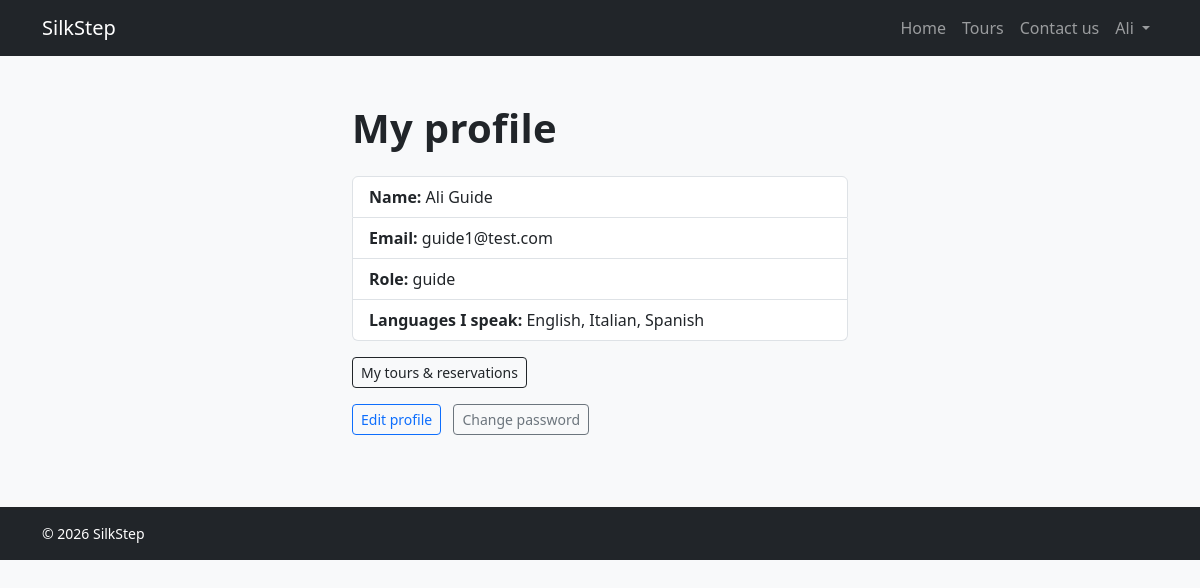
Screenshot of /profile (signed in) with the database file from the repository.
### tables this page shows
CREATE TABLE users (
    id INTEGER PRIMARY KEY AUTOINCREMENT,
    name TEXT NOT NULL,
    surname TEXT NOT NULL,
    email TEXT NOT NULL UNIQUE,
    password TEXT NOT NULL,
    role TEXT NOT NULL CHECK(role IN ('guide', 'participant', 'admin'))
);

### app.py (the view)
@app.route("/profile")
def profile():
    if not current_user.is_authenticated:
        return redirect(url_for("login"))
    languages = users_dao.get_user_languages(current_user.id) if current_user.role == "guide" else []
    return render_template("profile.html", user=current_user, languages=languages)

### app.py (called while the page is built)
@login_manager.user_loader
def load_user(user_id):
    row = users_dao.get_user_by_id(int(user_id))
    return User(row) if row else None

### users_dao.py (called while the page is built)
def get_user_by_id(user_id):
    conn = sqlite3.connect("silkstep.db")
    conn.row_factory = sqlite3.Row
    row = conn.execute("SELECT * FROM users WHERE id = ?", (user_id,)).fetchone()
    conn.close()
    return row

def get_user_languages(user_id):
    conn = sqlite3.connect("silkstep.db")
    rows = conn.execute(
        "SELECT language FROM user_languages WHERE user_id = ? ORDER BY language",
        (user_id,),
    ).fetchall()
    conn.close()
    return [row[0] for row in rows]

### templates/profile.html (shortened to what this page needs)
{% extends "base.html" %}
{% block content %}
<section class="container py-5 mw-520">
  <h1 class="mb-4">My profile</h1>
  <ul class="list-group">
    <li class="list-group-item"><strong>Name:</strong> {{ user.name }} {{ user.surname }}</li>
    <li class="list-group-item"><strong>Email:</strong> {{ user.email }}</li>
    <li class="list-group-item"><strong>Role:</strong> {{ user.role }}</li>
    {% if user.role == 'guide' %}
      <li class="list-group-item">
        <strong>Languages I speak:</strong>
        {{ languages | join(", ") if languages else "none set" }}
      </li>
    {% endif %}
  </ul>
  {% if user.role == 'guide' %}
    <div class="mt-3">
      <a href="{{ url_for('guide_bookings') }}" class="btn btn-outline-dark btn-sm">My tours &amp; reservations</a>
    </div>
  {% endif %}
  <div class="mt-3">
    <a href="{{ url_for('edit_profile') }}" class="btn btn-outline-primary btn-sm me-2">Edit profile</a>
    <a href="{{ url_for('change_password') }}" class="btn btn-outline-secondary btn-sm">Change password</a>
  </div>
</section>
{% endblock %}

### templates/base.html (shortened to what this page needs)
<!DOCTYPE html>
<html lang="en">
<head>
  <link href="https://cdn.jsdelivr.net/npm/bootstrap@5.3.0/dist/css/bootstrap.min.css" rel="stylesheet">
  <link rel="stylesheet" href="{{ url_for('static', filename='css/style.css') }}">
</head>
<body>
  <nav class="navbar navbar-expand-lg navbar-dark bg-dark">
    <div class="container">
      <a class="navbar-brand" href="{{ url_for('home') }}">SilkStep</a>
      <div class="collapse navbar-collapse" id="mainNav">
        <ul class="navbar-nav ms-auto align-items-lg-center">
          <li class="nav-item">
            <a class="nav-link" href="{{ url_for('home') }}">Home</a>
          </li>
          <li class="nav-item">
            <a class="nav-link" href="{{ url_for('tours') }}">Tours</a>
          </li>
          <li class="nav-item">
            <a class="nav-link" href="{{ url_for('contact') }}">Contact us</a>
          </li>
          {% if current_user.is_authenticated %}
          <li class="nav-item dropdown">
            <a class="nav-link dropdown-toggle" href="#" role="button"
               data-bs-toggle="dropdown" aria-expanded="false">
              {{ current_user.name }}
            </a>
          </li>
          {% else %}
          <li class="nav-item">
            <a class="nav-link" href="{{ url_for('login') }}">Login</a>
          </li>
          {% endif %}
        </ul>
      </div>
    </div>
  </nav>
  <main>
    {% block content %}{% endblock %}
  </main>
  <footer class="bg-dark text-white py-3 mt-4">
    <div class="container small">&copy; 2026 SilkStep</div>
  </footer>
</body>
</html>

### static/css/style.css (style rules this page uses)
body { background-color: #f8f9fa; color: #212529; }
h1 { font-weight: 700; letter-spacing: 0.3px; }
.mw-520 { max-width: 520px; }

### rows the page displays
users: name "Ali", surname "Guide", email "guide1@test.com", role "guide"

### other values shown
{{ languages | join(", ") if languages else "none set" }} "English, Italian, Spanish"
